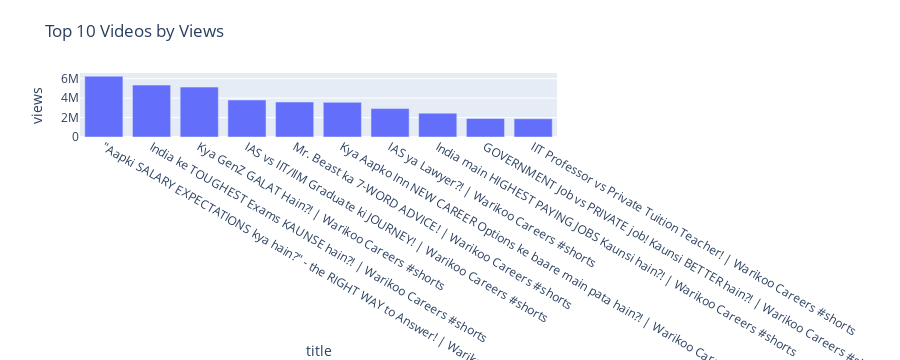
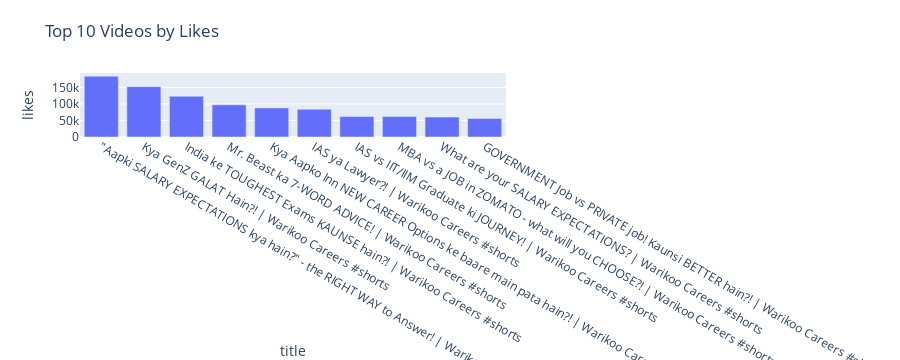
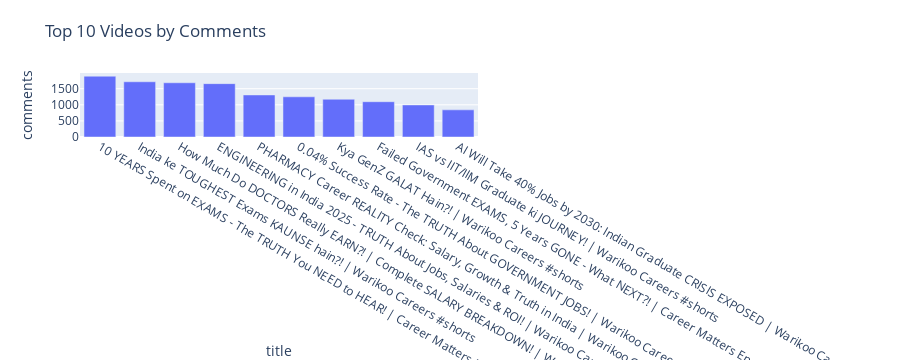
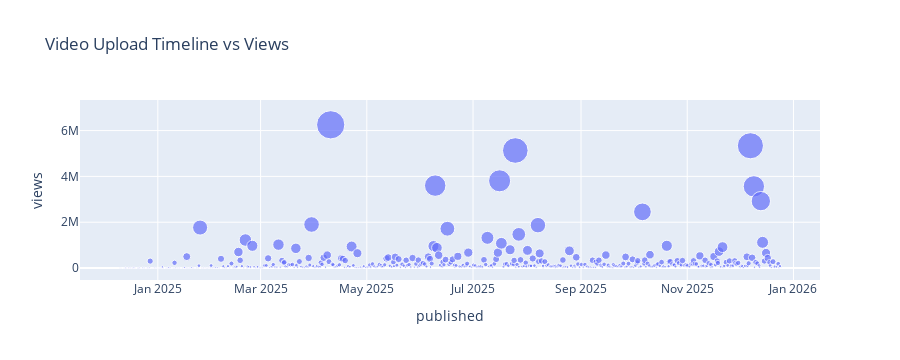

The code cell stored with these charts, in order, in its notebook:
### Code cell
import pandas as pd
from googleapiclient.discovery import build
from collections import Counter
import re
from sklearn.feature_extraction.text import TfidfVectorizer
from sklearn.cluster import KMeans
import plotly.express as px
import plotly.graph_objects as go

# =========================
# CONFIG
# =========================
API_KEY = "AIzaSyDVpyAOEK_vn89htILQwjUZUvW2GLlLrLs"
youtube = build("youtube", "v3", developerKey=API_KEY)

# =========================
# CHANNEL ID
# =========================
def get_channel_id(url):
    if "channel/" in url:
        return url.split("channel/")[1].split("/")[0]
    if "@" in url:
        handle = url.split("@")[1].split("/")[0]
        res = youtube.search().list(
            part="snippet",
            q=handle,
            type="channel",
            maxResults=1
        ).execute()
        return res["items"][0]["snippet"]["channelId"]
    return None

# =========================
# CHANNEL INFO
# =========================
def get_channel_info(channel_id):
    res = youtube.channels().list(
        part="snippet,statistics,contentDetails",
        id=channel_id
    ).execute()
    item = res["items"][0]
    return {
        "name": item["snippet"]["title"],
        "subscribers": int(item["statistics"]["subscriberCount"]),
        "total_views": int(item["statistics"]["viewCount"]),
        "uploads_playlist": item["contentDetails"]["relatedPlaylists"]["uploads"]
    }

# =========================
# FETCH ALL VIDEOS
# =========================
def fetch_all_video_ids(playlist_id):
    video_ids = []
    next_page = None
    page = 1
    while True:
        print(f"Fetching page {page}... Total videos so far: {len(video_ids)}")
        res = youtube.playlistItems().list(
            part="contentDetails",
            playlistId=playlist_id,
            maxResults=50,
            pageToken=next_page
        ).execute()
        for item in res["items"]:
            video_ids.append(item["contentDetails"]["videoId"])
        next_page = res.get("nextPageToken")
        page += 1
        if not next_page:
            break
    return video_ids

# =========================
# FETCH VIDEO METRICS
# =========================
def fetch_video_metrics(video_ids):
    rows = []
    for i in range(0, len(video_ids), 50):
        res = youtube.videos().list(
            part="snippet,statistics",
            id=",".join(video_ids[i:i+50])
        ).execute()
        for v in res["items"]:
            stats = v["statistics"]
            rows.append({
                "video_id": v["id"],
                "title": v["snippet"]["title"],
                "description": v["snippet"].get("description",""),
                "published": v["snippet"]["publishedAt"],
                "views": int(stats.get("viewCount",0)),
                "likes": int(stats.get("likeCount",0)),
                "comments": int(stats.get("commentCount",0))
            })
    df = pd.DataFrame(rows)
    df["published"] = pd.to_datetime(df["published"])
    df = df.sort_values("published")  # FIRST → LAST
    return df

# =========================
# TOP VIDEOS
# =========================
def channel_insights(df):
    return {
        "most_viewed": df.loc[df.views.idxmax()].title,
        "most_liked": df.loc[df.likes.idxmax()].title,
        "most_commented": df.loc[df.comments.idxmax()].title
    }

# =========================
# CONTENT DIVERSITY & THEMES
# =========================
def compute_content_themes(df, n_clusters=5):
    vectorizer = TfidfVectorizer(stop_words="english")
    X = vectorizer.fit_transform(df["title"] + " " + df["description"])
    kmeans = KMeans(n_clusters=n_clusters, random_state=42)
    df["category"] = kmeans.fit_predict(X)

    # Count videos per category
    category_counts = df["category"].value_counts().to_dict()

    # Extract top keywords per cluster
    terms = vectorizer.get_feature_names_out()
    cluster_keywords = {}
    for i in range(n_clusters):
        cluster_center = kmeans.cluster_centers_[i]
        top_indices = cluster_center.argsort()[-5:][::-1]
        keywords = [terms[ind] for ind in top_indices]
        cluster_keywords[i] = keywords

    # Prepare readable themes
    themes = []
    for cat, count in category_counts.items():
        theme_str = f"{', '.join(cluster_keywords[cat])} ({count} videos)"
        themes.append(theme_str)

    return themes, df

# =========================
# CHANNEL SUMMARY
# =========================
def generate_summary(df, themes):
    summary = (
        f"This YouTube channel primarily produces content on topics such as {', '.join([t.split('(')[0] for t in themes])}. "
        f"The videos range across different formats including tutorials, vlogs, reviews, and entertainment segments. "
        f"The creator consistently shares engaging and informative content, ensuring diversity while keeping the focus on audience interest. "
        f"From the analysis of video titles and descriptions, it's clear that the channel explores multiple themes, making it appealing "
        f"to a broad audience and reflecting the creator's unique style and expertise. "
        f"Overall, the channel offers a rich variety of content aimed at educating, entertaining, and engaging viewers."
    )
    return summary

# =========================
# VISUALIZATIONS
# =========================
def create_visuals(df, themes):
    # Top 10 videos by views
    top_views = df.nlargest(10, "views")
    fig1 = px.bar(top_views, x="title", y="views", title="Top 10 Videos by Views")
    fig1.show()

    # Top 10 videos by likes
    top_likes = df.nlargest(10, "likes")
    fig2 = px.bar(top_likes, x="title", y="likes", title="Top 10 Videos by Likes")
    fig2.show()

    # Top 10 videos by comments
    top_comments = df.nlargest(10, "comments")
    fig3 = px.bar(top_comments, x="title", y="comments", title="Top 10 Videos by Comments")
    fig3.show()

    # Timeline: Published date vs Views
    fig4 = px.scatter(df, x="published", y="views", size="views", hover_data=["title"],
                      title="Video Upload Timeline vs Views")
    fig4.show()

    # Theme distribution
    theme_labels = [t.split("(")[0] for t in themes]
    theme_counts = [int(re.search(r"\((\d+) videos\)", t).group(1)) for t in themes]
    fig5 = go.Figure(data=[go.Pie(labels=theme_labels, values=theme_counts)])
    fig5.update_layout(title="Content Theme Distribution")
    fig5.show()

# =========================
# MAIN
# =========================
def main():
    url = input("Enter Channel URL: ").strip()
    cid = get_channel_id(url)
    if not cid:
        print("❌ Invalid Channel URL")
        return

    channel = get_channel_info(cid)

    print("\n📺 CHANNEL:", channel["name"])
    print("Subscribers:", channel["subscribers"])
    print("Total Views:", channel["total_views"])

    print("\n📹 Fetching ALL videos (this may take time)...")
    video_ids = fetch_all_video_ids(channel["uploads_playlist"])
    print(f"\n✅ Total videos fetched: {len(video_ids)}")

    print("\n📊 Fetching video analytics...")
    df = fetch_video_metrics(video_ids)

    insights = channel_insights(df)
    themes, df = compute_content_themes(df)
    summary = generate_summary(df, themes)

    df.to_csv("full_channel_all_videos.csv", index=False)

    print("\n==============================")
    print("🔥 TOP VIDEOS")
    print("==============================")
    print("Most Viewed    :", insights["most_viewed"])
    print("Most Liked     :", insights["most_liked"])
    print("Most Commented :", insights["most_commented"])

    print("\n==============================")
    print("📝 CHANNEL THEMES")
    print("==============================")
    for t in themes:
        print("-", t)

    print("\n==============================")
    print("📝 CHANNEL SUMMARY")
    print("==============================")
    print(summary)

    print("\n📈 Generating visualizations...")
    create_visuals(df, themes)

    print("\n✅ COMPLETE CHANNEL DATA AND DASHBOARD READY")
    print("File: full_channel_all_videos.csv")

if __name__ == "__main__":
    main()

### Figure 1 — Plotly figure (JSON) as saved in the notebook; plotly's stock layout.template omitted (floating-point values rounded to 4 significant figures)
{"data": [{"hovertemplate": "title=%{x}<br>views=%{y}<extra></extra>", "legendgroup": "", "marker": {"color": "#636efa", "pattern": {"shape": ""}}, "name": "", "orientation": "v", "showlegend": false, "textposition": "auto", "type": "bar", "x": ["\"Aapki SALARY EXPECTATIONS kya hain?\" - the RIGHT WAY to Answer! | Warikoo Careers #shorts", "India ke TOUGHEST Exams KAUNSE hain?! | Warikoo Careers #shorts", "Kya GenZ GALAT Hain?! | Warikoo Careers #shorts", "IAS vs IIT/IIM Graduate ki JOURNEY! | Warikoo Careers #shorts", "Mr. Beast ka 7-WORD ADVICE! | Warikoo Careers #shorts", "Kya Aapko Inn NEW CAREER Options ke baare main pata hain?! | Warikoo Careers #shorts", "IAS ya Lawyer?! | Warikoo Careers #shorts", "India main HIGHEST PAYING JOBS Kaunsi hain?! | Warikoo Careers #shorts", "GOVERNMENT Job vs PRIVATE job! Kaunsi BETTER hain?! | Warikoo Careers #shorts", "IIT Professor vs Private Tuition Teacher! | Warikoo Careers #shorts"], "xaxis": "x", "y": [6251937, 5337432, 5130754, 3806974, 3598129, 3565374, 2921226, 2452415, 1900821, 1871683], "yaxis": "y"}], "layout": {"barmode": "relative", "height": 360, "legend": {"tracegroupgap": 0}, "title": {"text": "Top 10 Videos by Views"}, "xaxis": {"anchor": "y", "autorange": true, "domain": [0, 1], "range": [-0.5, 9.5], "title": {"text": "title"}, "type": "category"}, "yaxis": {"anchor": "x", "autorange": true, "domain": [0, 1], "range": [0, 6581000.0], "title": {"text": "views"}, "type": "linear"}}}

### Figure 2 — Plotly figure (JSON) as saved in the notebook; plotly's stock layout.template omitted (floating-point values rounded to 4 significant figures)
{"data": [{"hovertemplate": "title=%{x}<br>likes=%{y}<extra></extra>", "legendgroup": "", "marker": {"color": "#636efa", "pattern": {"shape": ""}}, "name": "", "orientation": "v", "showlegend": false, "textposition": "auto", "type": "bar", "x": ["\"Aapki SALARY EXPECTATIONS kya hain?\" - the RIGHT WAY to Answer! | Warikoo Careers #shorts", "Kya GenZ GALAT Hain?! | Warikoo Careers #shorts", "India ke TOUGHEST Exams KAUNSE hain?! | Warikoo Careers #shorts", "Mr. Beast ka 7-WORD ADVICE! | Warikoo Careers #shorts", "Kya Aapko Inn NEW CAREER Options ke baare main pata hain?! | Warikoo Careers #shorts", "IAS ya Lawyer?! | Warikoo Careers #shorts", "IAS vs IIT/IIM Graduate ki JOURNEY! | Warikoo Careers #shorts", "MBA vs a JOB in ZOMATO - what will you CHOOSE?! | Warikoo Careers #shorts", "What are your SALARY EXPECTATIONS? | Warikoo Careers #shorts", "GOVERNMENT Job vs PRIVATE job! Kaunsi BETTER hain?! | Warikoo Careers #shorts"], "xaxis": "x", "y": [183700, 151990, 123149, 97291, 87669, 83747, 61935, 61890, 60078, 56091], "yaxis": "y"}], "layout": {"barmode": "relative", "height": 360, "legend": {"tracegroupgap": 0}, "title": {"text": "Top 10 Videos by Likes"}, "xaxis": {"anchor": "y", "autorange": true, "domain": [0, 1], "range": [-0.5, 9.5], "title": {"text": "title"}, "type": "category"}, "yaxis": {"anchor": "x", "autorange": true, "domain": [0, 1], "range": [0, 193400.0], "title": {"text": "likes"}, "type": "linear"}}}

### Figure 3 — Plotly figure (JSON) as saved in the notebook; plotly's stock layout.template omitted (floating-point values rounded to 4 significant figures)
{"data": [{"hovertemplate": "title=%{x}<br>comments=%{y}<extra></extra>", "legendgroup": "", "marker": {"color": "#636efa", "pattern": {"shape": ""}}, "name": "", "orientation": "v", "showlegend": false, "textposition": "auto", "type": "bar", "x": ["10 YEARS Spent on EXAMS - The TRUTH You NEED to HEAR! | Career Matters Ep. 11 | Warikoo Careers", "India ke TOUGHEST Exams KAUNSE hain?! | Warikoo Careers #shorts", "How Much Do DOCTORS Really EARN?! | Complete SALARY BREAKDOWN! | Warikoo Careers Hindi", "ENGINEERING in India 2025 - TRUTH About Jobs, Salaries & ROI! | Warikoo Career Hindi", "PHARMACY Career REALITY Check: Salary, Growth & Truth in India | Warikoo Careers Hindi", "0.04% Success Rate - The TRUTH About GOVERNMENT JOBS! | Warikoo Careers Hindi", "Kya GenZ GALAT Hain?! | Warikoo Careers #shorts", "Failed Government EXAMS, 5 Years GONE - What NEXT?! | Career Matters Ep. 8 | Warikoo Careers Hindi", "IAS vs IIT/IIM Graduate ki JOURNEY! | Warikoo Careers #shorts", "AI Will Take 40% Jobs by 2030: Indian Graduate CRISIS EXPOSED | Warikoo Careers Hindi"], "xaxis": "x", "y": [1888, 1715, 1684, 1657, 1306, 1248, 1172, 1096, 996, 843], "yaxis": "y"}], "layout": {"barmode": "relative", "height": 360, "legend": {"tracegroupgap": 0}, "title": {"text": "Top 10 Videos by Comments"}, "xaxis": {"anchor": "y", "autorange": true, "domain": [0, 1], "range": [-0.5, 9.5], "title": {"text": "title"}, "type": "category"}, "yaxis": {"anchor": "x", "autorange": true, "domain": [0, 1], "range": [0, 1987.0], "title": {"text": "comments"}, "type": "linear"}}}

### Figure 4 — Plotly figure (JSON) as saved in the notebook; plotly's stock layout.template omitted (floating-point values rounded to 4 significant figures; data arrays with more than 128 entries replaced by an {"elided": "..."} marker saying what was removed)
{"data": [{"customdata": {"elided": "461x1 str values"}, "hovertemplate": "published=%{x}<br>views=%{marker.size}<br>title=%{customdata[0]}<extra></extra>", "legendgroup": "", "marker": {"color": "#636efa", "size": {"elided": "461 int values"}, "sizemode": "area", "sizeref": 15630.0, "symbol": "circle"}, "mode": "markers", "name": "", "orientation": "v", "showlegend": false, "type": "scatter", "x": {"elided": "461 str values"}, "xaxis": "x", "y": {"elided": "461 int values"}, "yaxis": "y"}], "layout": {"height": 360, "legend": {"itemsizing": "constant", "tracegroupgap": 0}, "title": {"text": "Video Upload Timeline vs Views"}, "xaxis": {"anchor": "y", "autorange": true, "domain": [0, 1], "range": ["2024-11-17 17:45:23.2918", "2026-01-15 19:15:00.7082"], "title": {"text": "published"}, "type": "date"}, "yaxis": {"anchor": "x", "autorange": true, "domain": [0, 1], "range": [-521800.0, 7335000.0], "title": {"text": "views"}, "type": "linear"}}}
